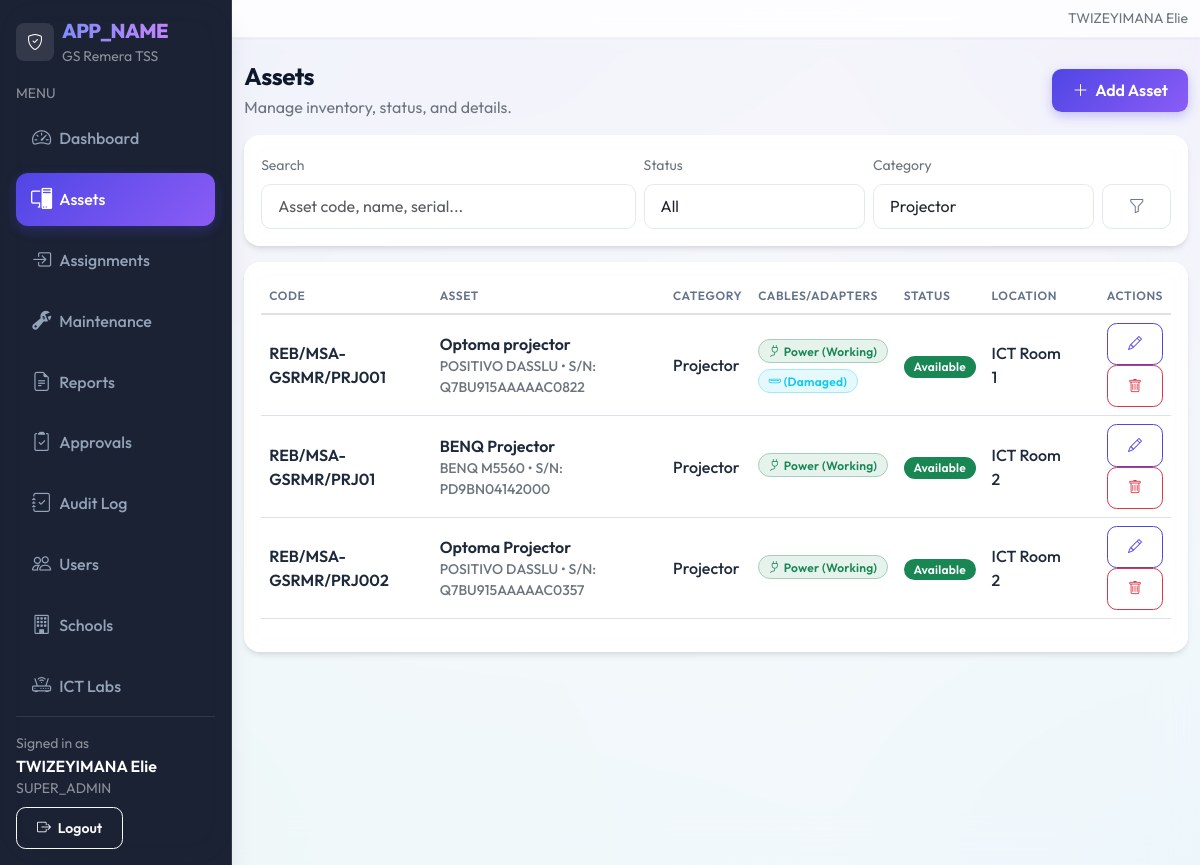
The page /admin/assets/index.php?category=6 (signed in) on the database as committed earlier.
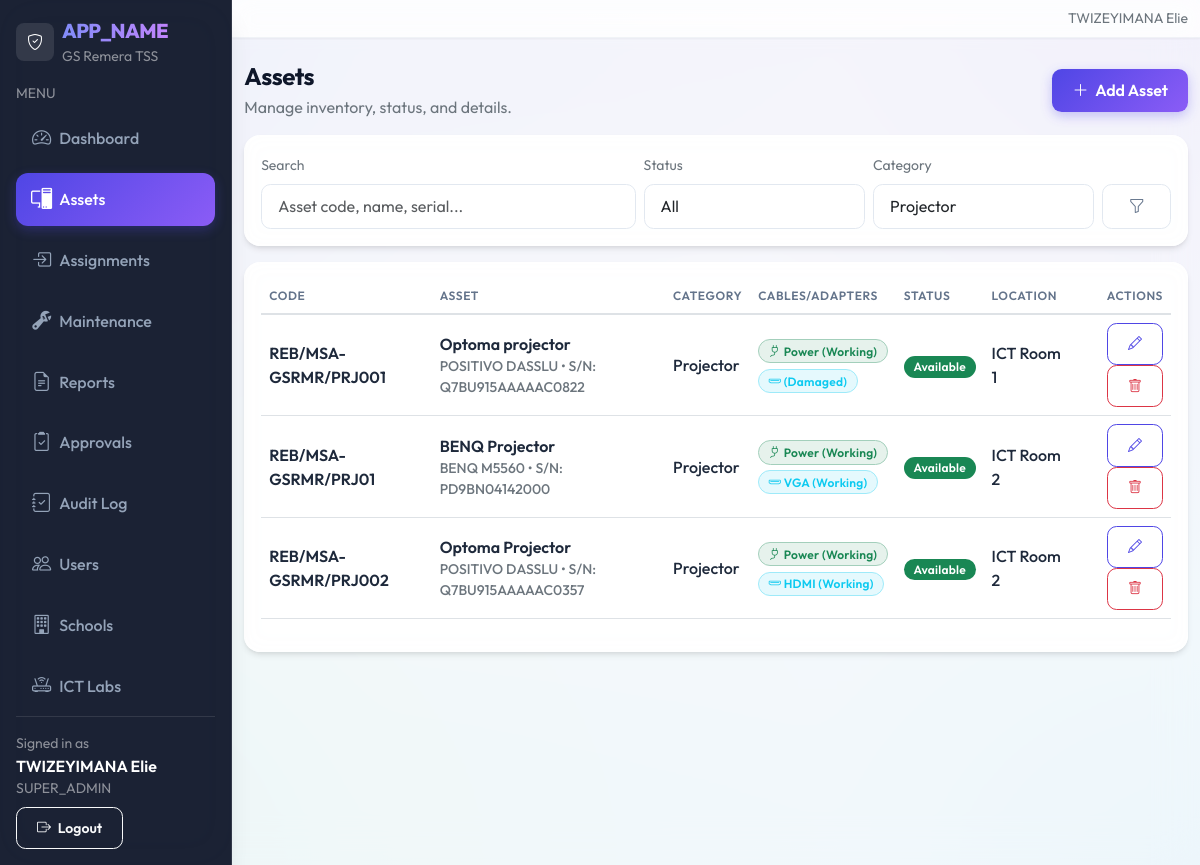
The same page on the database as committed later.
### tables this page shows
CREATE TABLE `assets` (
  `id` int(10) UNSIGNED NOT NULL,
  `school_id` int(10) UNSIGNED NOT NULL,
  `asset_code` varchar(40) NOT NULL,
  `asset_name` varchar(120) NOT NULL,
  `category_id` int(10) UNSIGNED NOT NULL,
  `brand` varchar(80) DEFAULT NULL,
  `model` varchar(80) DEFAULT NULL,
  `serial_number` varchar(80) DEFAULT NULL,
  `purchase_date` date DEFAULT NULL,
  `asset_condition` enum('New','Good','Fair','Damaged') NOT NULL DEFAULT 'Good',
  `power_adapter` enum('Yes','No') NOT NULL DEFAULT 'No',
  `power_adapter_status` enum('Working','Damaged','Missing','N/A') NOT NULL DEFAULT 'N/A',
  `display_cable` enum('Yes','No') NOT NULL DEFAULT 'No',
  `display_cable_type` enum('HDMI','VGA','DisplayPort','DVI','USB-C','Other','N/A') NOT NULL DEFAULT 'N/A',
  `display_cable_status` enum('Working','Damaged','Missing','N/A') NOT NULL DEFAULT 'N/A',
  `status` enum('Available','In Use','Maintenance','Lost','Faulty') NOT NULL DEFAULT 'Available',
  `location_id` int(10) UNSIGNED NOT NULL,
  `image_path` varchar(255) DEFAULT NULL,
  `notes` text,
  `created_at` datetime NOT NULL DEFAULT CURRENT_TIMESTAMP,
  `updated_at` datetime DEFAULT NULL ON UPDATE CURRENT_TIMESTAMP
);

CREATE TABLE `asset_categories` (
  `id` int(10) UNSIGNED NOT NULL,
  `school_id` int(10) UNSIGNED NOT NULL,
  `name` varchar(80) NOT NULL
);

CREATE TABLE `locations` (
  `id` int(10) UNSIGNED NOT NULL,
  `school_id` int(10) UNSIGNED NOT NULL,
  `name` varchar(80) NOT NULL
);

### includes/auth.php (called while the page is built, shortened)
<?php
require_once __DIR__ . '/url.php';
function auth_user(): ?array
{
  return $_SESSION['user'] ?? null;
}
function is_teacher(): bool
{
  $user = auth_user();
  return ($user['role'] ?? '') === 'teacher';
}

### includes/url.php (called while the page is built, shortened)
<?php
function base_url(): string
{
  $b = defined('BASE_URL') ? (string)BASE_URL : '';
  $b = rtrim($b, '/');
  return $b;
}
function url(string $path): string
{
  $full = base_url() . $path;
  return $full === '' ? '/' : $full;
}

### admin/assets/index.php (the view, shortened to what the changed rows need)
<?php
require_once __DIR__ . '/../../includes/auth.php';
require_once __DIR__ . '/../../includes/layout.php';
require_once __DIR__ . '/../../includes/url.php';
$pdo = db();
$category = (int)($_GET['category'] ?? 0);
$sid = (int)$_SESSION['user']['school_id'];
$where = ["a.school_id = :sid"];
$params = [':sid' => $sid];
if ($category > 0) {
  $where[] = "a.category_id = :cat";
  $params[':cat'] = $category;
}
$sql = "
  SELECT a.*, c.name AS category_name, l.name AS location_name
  FROM assets a
  JOIN asset_categories c ON c.id = a.category_id
  JOIN locations l ON l.id = a.location_id
";
if ($where) $sql .= " WHERE " . implode(" AND ", $where);
$sql .= " ORDER BY a.id DESC LIMIT 200";
$stmt = $pdo->prepare($sql);
$stmt->execute($params);
$assets = $stmt->fetchAll();
?>
<div class="d-flex align-items-center justify-content-between flex-wrap gap-2 mb-3">
  <div>
    <h1 class="h4 mb-1">Assets</h1>
  </div>
</div>
<div class="card table-card">
  <div class="card-body">
    <div class="table-responsive">
      <table class="table align-middle">
        <thead>
          <tr class="text-secondary small">
            <th>Code</th>
            <th>Asset</th>
            <th>Category</th>
            <th>Cables/Adapters</th>
            <th>Status</th>
            <th>Location</th>
            <th class="text-end">Actions</th>
          </tr>
        </thead>
        <tbody>
          <?php foreach ($assets as $a): ?>
            <tr>
              <td class="fw-semibold"><?php echo htmlspecialchars($a['asset_code']); ?></td>
              <td>
                <div class="fw-semibold"><?php echo htmlspecialchars($a['asset_name']); ?></div>
                <div class="small text-secondary">
                  <?php echo htmlspecialchars(trim(($a['brand'] ?? '') . ' ' . ($a['model'] ?? ''))); ?>
                  <?php if (!empty($a['serial_number'])): ?>
                    • S/N: <?php echo htmlspecialchars($a['serial_number']); ?>
                  <?php endif; ?>
                </div>
              </td>
              <td><?php echo htmlspecialchars($a['category_name']); ?></td>
              <td>
                <?php if ($a['power_adapter'] === 'Yes'): ?>
                  <div class="mb-1">
                    <span class="badge bg-success bg-opacity-10 text-success border border-success-subtle">
                      <i class="bi bi-plug"></i> Power (<?php echo htmlspecialchars($a['power_adapter_status']); ?>)
                    </span>
                  </div>
                <?php endif; ?>
                <?php if ($a['display_cable'] === 'Yes'): ?>
                  <div>
                    <span class="badge bg-info bg-opacity-10 text-info border border-info-subtle">
                      <i class="bi bi-hdmi"></i> <?php echo htmlspecialchars($a['display_cable_type']); ?> (<?php echo htmlspecialchars($a['display_cable_status']); ?>)
                    </span>
                  </div>
                <?php endif; ?>
              </td>
              <td>
                <?php
                  $badge = 'secondary';
                  if ($a['status'] === 'Available') $badge = 'success';
                  elseif ($a['status'] === 'In Use') $badge = 'warning text-dark';
                  elseif ($a['status'] === 'Maintenance') $badge = 'danger';
                  elseif ($a['status'] === 'Faulty') $badge = 'dark';
                  elseif ($a['status'] === 'Lost') $badge = 'secondary';
                ?>
                <span class="badge text-bg-<?php echo $badge; ?>"><?php echo htmlspecialchars($a['status']); ?></span>
              </td>
              <td><?php echo htmlspecialchars($a['location_name']); ?></td>
              <td class="text-end">
                <?php if (!is_teacher()): ?>
                <a class="btn btn-sm btn-outline-primary" href="<?php echo htmlspecialchars(url('/admin/assets/edit.php')); ?>?id=<?php echo (int)$a['id']; ?>">
                  <i class="bi bi-pencil"></i>
                </a>
                <a class="btn btn-sm btn-outline-danger"
                   data-confirm="Delete this asset? This action cannot be undone."
                   href="<?php echo htmlspecialchars(url('/admin/assets/delete.php')); ?>?id=<?php echo (int)$a['id']; ?>">
                  <i class="bi bi-trash"></i>
                </a>
                <?php else: ?>
                <span class="text-secondary small">View only</span>
                <?php endif; ?>
              </td>
            </tr>
          <?php endforeach; ?>
        </tbody>
      </table>
    </div>
  </div>
</div>

Rows that differ between the two databases and show on the page:
changed assets "REB/MSA-GSRMR/PRJ01": display_cable "No" → "Yes" (drawn); display_cable_type (not shown) → "VGA"; display_cable_status (not shown) → "Working"
changed assets "REB/MSA-GSRMR/PRJ002": display_cable "No" → "Yes" (drawn); display_cable_type (not shown) → "HDMI"; display_cable_status (not shown) → "Working"
